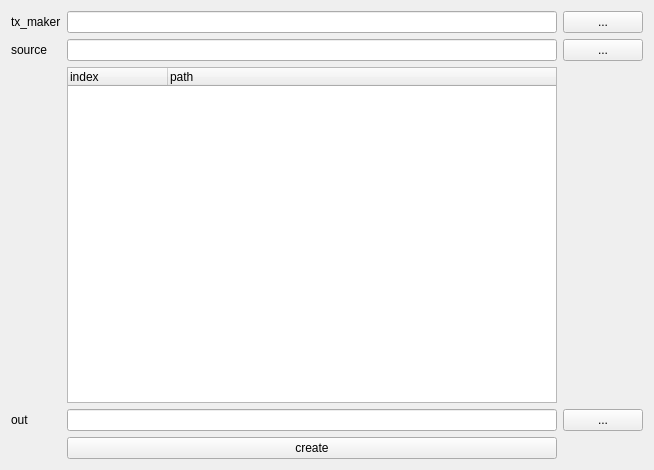
<?xml version="1.0" encoding="UTF-8"?>
<ui version="4.0">
 <class>Form</class>
 <widget class="QWidget" name="Form">
  <property name="geometry">
   <rect>
    <x>0</x>
    <y>0</y>
    <width>654</width>
    <height>470</height>
   </rect>
  </property>
  <property name="windowTitle">
   <string>Form</string>
  </property>
  <layout class="QGridLayout" name="gridlayout">
   <item row="0" column="0">
    <widget class="QLabel" name="label_txmaker">
     <property name="text">
      <string>tx_maker</string>
     </property>
    </widget>
   </item>
   <item row="0" column="1">
    <widget class="QLineEdit" name="lineedit_txmaker"/>
   </item>
   <item row="0" column="2">
    <widget class="QPushButton" name="button_txmaker">
     <property name="text">
      <string>...</string>
     </property>
    </widget>
   </item>
   <item row="1" column="0">
    <widget class="QLabel" name="label_source">
     <property name="text">
      <string>source</string>
     </property>
    </widget>
   </item>
   <item row="1" column="1">
    <widget class="QLineEdit" name="lineedit_source"/>
   </item>
   <item row="1" column="2">
    <widget class="QPushButton" name="button_source">
     <property name="text">
      <string>...</string>
     </property>
    </widget>
   </item>
   <item row="2" column="1">
    <widget class="QTreeWidget" name="treewidget">
     <column>
      <property name="text">
       <string>index</string>
      </property>
     </column>
     <column>
      <property name="text">
       <string>path</string>
      </property>
     </column>
    </widget>
   </item>
   <item row="3" column="0">
    <widget class="QLabel" name="label_out">
     <property name="text">
      <string>out</string>
     </property>
    </widget>
   </item>
   <item row="3" column="1">
    <widget class="QLineEdit" name="lineedit_out"/>
   </item>
   <item row="3" column="2">
    <widget class="QPushButton" name="button_out">
     <property name="text">
      <string>...</string>
     </property>
    </widget>
   </item>
   <item row="4" column="1">
    <widget class="QPushButton" name="button_create">
     <property name="text">
      <string>create</string>
     </property>
    </widget>
   </item>
  </layout>
 </widget>
 <resources/>
 <connections/>
</ui>
